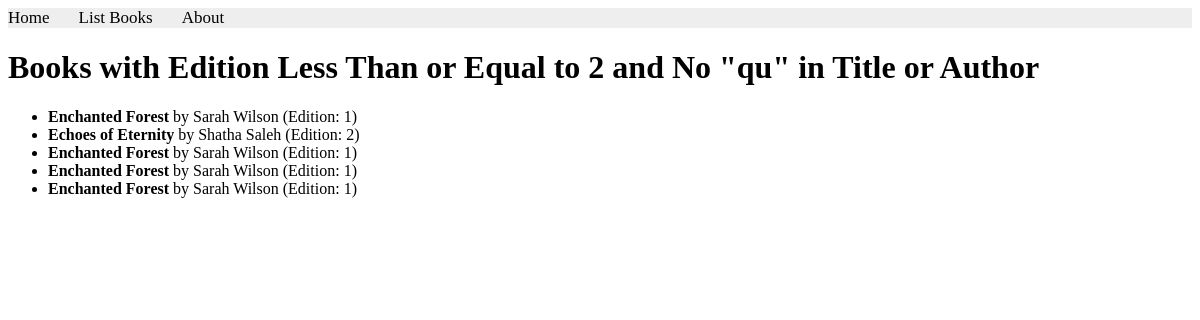
The app's page /books/lab8/task3 with its own data.
### apps/bookmodule/models.py (models this page shows)
class Book(models.Model):
    title = models.CharField(max_length = 50)
    author = models.CharField(max_length = 50)
    price = models.FloatField(default = 0.0)
    edition = models.SmallIntegerField(default = 1)

### apps/bookmodule/views.py (the view)
# urls.py: path('lab8/task3', views.books_task3, name='books.task3'),
def books_task3(request):
    edition_condition = Q(edition__lte=2)
    title_condition = ~Q(title__icontains='qu')
    author_condition = ~Q(author__icontains='qu')
    books = Book.objects.filter(edition_condition & (title_condition | author_condition))
    return render(request, 'bookmodule/task3.html', {'books': books})

### apps/templates/bookmodule/task3.html (shortened to what this page needs)
{% extends "bookmodule/layouts/base.html" %}
{% load static %}
{% block content %}
<h1>Books with Edition Less Than or Equal to 2 and No "qu" in Title or Author</h1>
    <ul>
        {% for book in books %}
            <li>
                <strong>{{ book.title }}</strong> by {{ book.author }} (Edition: {{ book.edition }})
            </li>
        {% empty %}
            <li>No books found matching the criteria.</li>
        {% endfor %}
    </ul>
{% endblock content %}

### records on screen
Book: title "Enchanted Forest", author "Sarah Wilson", edition "1"
Book: title "Echoes of Eternity", author "Shatha Saleh", edition "2"
Book: title "Enchanted Forest", author "Sarah Wilson", edition "1"
Book: title "Enchanted Forest", author "Sarah Wilson", edition "1"
Book: title "Enchanted Forest", author "Sarah Wilson", edition "1"
